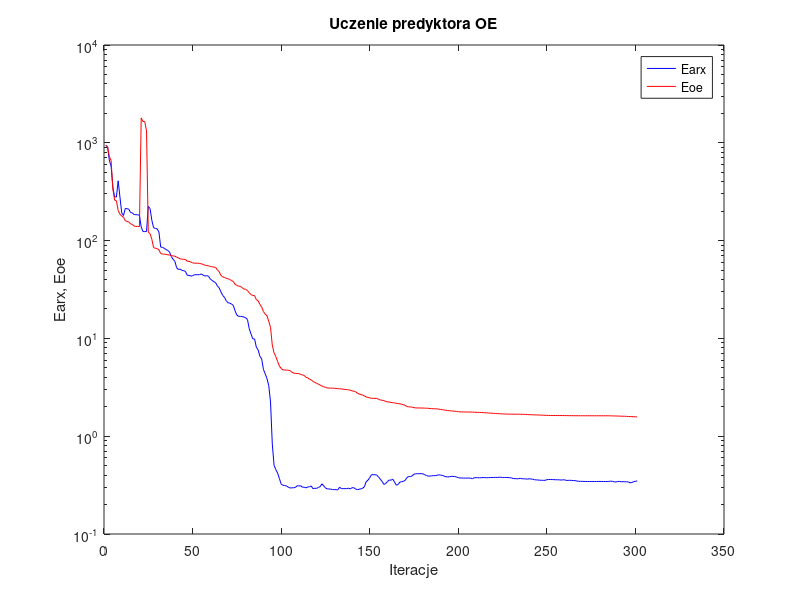
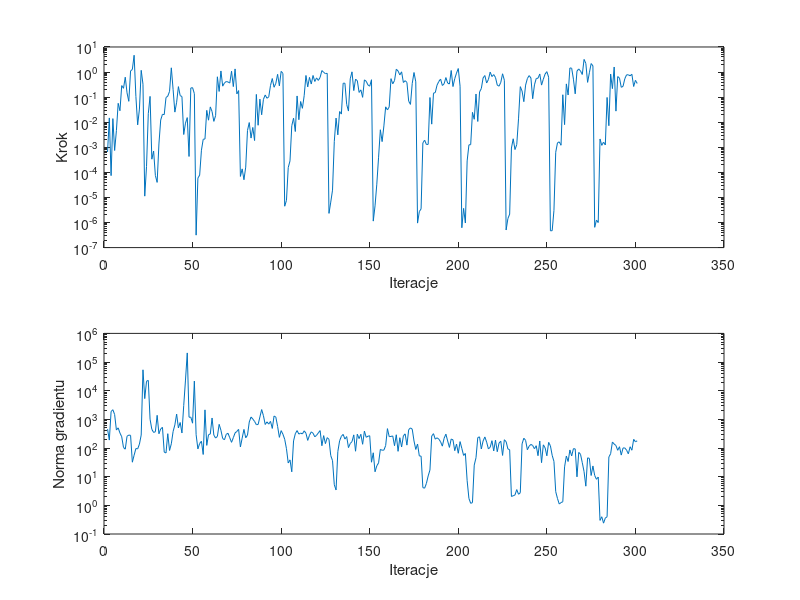

Reproduce these figures in MATLAB, in order.
%uczenie predyktora oe
clear all;
n=0; farx(n+1)=9.435079e+002; foe(n+1)=9.398271e+002; wspucz(n+1)=0.000000e+000; ng(n+1)=0.000000e+000;
%odnowa zmiennej metryki
n=1; farx(n+1)=9.093663e+002; foe(n+1)=9.138873e+002; krok(n+1)=6.492309e-004; ng(n+1)=4.561720e+002;
n=2; farx(n+1)=6.654213e+002; foe(n+1)=7.255055e+002; krok(n+1)=1.482896e-002; ng(n+1)=1.894926e+002;
n=3; farx(n+1)=5.779461e+002; foe(n+1)=6.592434e+002; krok(n+1)=7.411094e-005; ng(n+1)=1.867469e+003;
n=4; farx(n+1)=3.502046e+002; foe(n+1)=3.371429e+002; krok(n+1)=1.391254e-002; ng(n+1)=2.174315e+003;
n=5; farx(n+1)=2.798153e+002; foe(n+1)=2.589784e+002; krok(n+1)=7.452159e-004; ng(n+1)=1.472982e+003;
n=6; farx(n+1)=2.790232e+002; foe(n+1)=2.555677e+002; krok(n+1)=4.625835e-003; ng(n+1)=4.247633e+002;
n=7; farx(n+1)=4.086908e+002; foe(n+1)=2.026101e+002; krok(n+1)=5.670481e-002; ng(n+1)=5.062192e+002;
n=8; farx(n+1)=2.785135e+002; foe(n+1)=1.861718e+002; krok(n+1)=2.865057e-002; ng(n+1)=3.342011e+002;
n=9; farx(n+1)=1.926955e+002; foe(n+1)=1.783690e+002; krok(n+1)=2.886121e-001; ng(n+1)=2.471417e+002;
n=10; farx(n+1)=1.804323e+002; foe(n+1)=1.733636e+002; krok(n+1)=2.250273e-001; ng(n+1)=1.050356e+002;
n=11; farx(n+1)=2.130174e+002; foe(n+1)=1.598401e+002; krok(n+1)=6.239579e-001; ng(n+1)=9.125055e+001;
n=12; farx(n+1)=2.119901e+002; foe(n+1)=1.570405e+002; krok(n+1)=1.485472e-001; ng(n+1)=2.579736e+002;
n=13; farx(n+1)=2.094418e+002; foe(n+1)=1.550384e+002; krok(n+1)=6.813219e-002; ng(n+1)=2.829066e+002;
n=14; farx(n+1)=1.936757e+002; foe(n+1)=1.482514e+002; krok(n+1)=1.110032e+000; ng(n+1)=2.769499e+002;
n=15; farx(n+1)=1.921602e+002; foe(n+1)=1.459370e+002; krok(n+1)=1.270215e+000; ng(n+1)=3.200024e+001;
n=16; farx(n+1)=1.844591e+002; foe(n+1)=1.405323e+002; krok(n+1)=4.687498e+000; ng(n+1)=5.614615e+001;
n=17; farx(n+1)=1.841255e+002; foe(n+1)=1.399199e+002; krok(n+1)=1.067078e-001; ng(n+1)=9.624717e+001;
n=18; farx(n+1)=1.837361e+002; foe(n+1)=1.396045e+002; krok(n+1)=7.837498e-003; ng(n+1)=9.335690e+001;
n=19; farx(n+1)=1.816826e+002; foe(n+1)=1.388740e+002; krok(n+1)=3.345123e-002; ng(n+1)=1.370451e+002;
n=20; farx(n+1)=1.377039e+002; foe(n+1)=1.797189e+003; krok(n+1)=1.172112e+000; ng(n+1)=2.845637e+002;
n=21; farx(n+1)=1.236820e+002; foe(n+1)=1.650943e+003; krok(n+1)=3.272192e-001; ng(n+1)=5.362498e+004;
n=22; farx(n+1)=1.236648e+002; foe(n+1)=1.649474e+003; krok(n+1)=1.127096e-005; ng(n+1)=5.308618e+003;
n=23; farx(n+1)=1.238628e+002; foe(n+1)=1.321364e+003; krok(n+1)=1.714180e-004; ng(n+1)=2.146068e+004;
n=24; farx(n+1)=2.237892e+002; foe(n+1)=1.222920e+002; krok(n+1)=2.191235e-002; ng(n+1)=2.291184e+004;
n=25; farx(n+1)=2.128140e+002; foe(n+1)=1.176299e+002; krok(n+1)=1.071906e-001; ng(n+1)=1.012390e+003;
%odnowa zmiennej metryki
n=26; farx(n+1)=1.614447e+002; foe(n+1)=1.033722e+002; krok(n+1)=3.355212e-004; ng(n+1)=4.498556e+002;
n=27; farx(n+1)=1.352610e+002; foe(n+1)=8.482012e+001; krok(n+1)=7.075767e-004; ng(n+1)=3.499210e+002;
n=28; farx(n+1)=1.331300e+002; foe(n+1)=8.347941e+001; krok(n+1)=7.510726e-005; ng(n+1)=3.703114e+002;
n=29; farx(n+1)=1.320007e+002; foe(n+1)=8.294625e+001; krok(n+1)=3.982214e-005; ng(n+1)=1.385034e+003;
n=30; farx(n+1)=1.225814e+002; foe(n+1)=8.027684e+001; krok(n+1)=1.353531e-003; ng(n+1)=3.149485e+002;
n=31; farx(n+1)=8.584110e+001; foe(n+1)=7.381038e+001; krok(n+1)=1.219985e-002; ng(n+1)=4.630701e+002;
n=32; farx(n+1)=8.535335e+001; foe(n+1)=7.295138e+001; krok(n+1)=2.067140e-002; ng(n+1)=5.277351e+002;
n=33; farx(n+1)=8.354449e+001; foe(n+1)=7.260104e+001; krok(n+1)=2.008299e-002; ng(n+1)=7.200575e+001;
n=34; farx(n+1)=8.110154e+001; foe(n+1)=7.239286e+001; krok(n+1)=9.668121e-002; ng(n+1)=6.710621e+001;
n=35; farx(n+1)=7.921479e+001; foe(n+1)=7.153536e+001; krok(n+1)=1.093143e-001; ng(n+1)=3.166344e+002;
n=36; farx(n+1)=7.649573e+001; foe(n+1)=7.129340e+001; krok(n+1)=1.694093e-001; ng(n+1)=8.213942e+001;
n=37; farx(n+1)=6.859051e+001; foe(n+1)=7.032998e+001; krok(n+1)=1.476581e+000; ng(n+1)=1.405021e+002;
n=38; farx(n+1)=6.434388e+001; foe(n+1)=6.970692e+001; krok(n+1)=2.045255e-001; ng(n+1)=3.755594e+002;
n=39; farx(n+1)=6.149375e+001; foe(n+1)=6.929588e+001; krok(n+1)=2.527804e-002; ng(n+1)=6.409523e+002;
n=40; farx(n+1)=5.287203e+001; foe(n+1)=6.776261e+001; krok(n+1)=6.260022e-002; ng(n+1)=1.528593e+003;
n=41; farx(n+1)=5.065464e+001; foe(n+1)=6.659238e+001; krok(n+1)=2.624788e-001; ng(n+1)=5.025929e+002;
n=42; farx(n+1)=5.106884e+001; foe(n+1)=6.510341e+001; krok(n+1)=1.150658e-001; ng(n+1)=7.786176e+002;
n=43; farx(n+1)=4.964647e+001; foe(n+1)=6.456971e+001; krok(n+1)=1.056400e-001; ng(n+1)=3.350463e+002;
n=44; farx(n+1)=4.920847e+001; foe(n+1)=6.442880e+001; krok(n+1)=3.234251e-003; ng(n+1)=3.032961e+003;
n=45; farx(n+1)=4.835013e+001; foe(n+1)=6.410719e+001; krok(n+1)=9.206668e-003; ng(n+1)=2.354515e+004;
n=46; farx(n+1)=4.413294e+001; foe(n+1)=6.142135e+001; krok(n+1)=1.527445e-002; ng(n+1)=2.082827e+005;
n=47; farx(n+1)=4.411158e+001; foe(n+1)=6.141241e+001; krok(n+1)=4.302795e-004; ng(n+1)=1.189315e+003;
n=48; farx(n+1)=4.338184e+001; foe(n+1)=6.041010e+001; krok(n+1)=2.320583e-001; ng(n+1)=1.193374e+003;
n=49; farx(n+1)=4.367348e+001; foe(n+1)=5.926538e+001; krok(n+1)=2.385171e-001; ng(n+1)=7.358446e+002;
n=50; farx(n+1)=4.479591e+001; foe(n+1)=5.876638e+001; krok(n+1)=1.381465e-001; ng(n+1)=2.167052e+004;
%odnowa zmiennej metryki
n=51; farx(n+1)=4.479559e+001; foe(n+1)=5.876128e+001; krok(n+1)=3.136629e-007; ng(n+1)=2.919034e+002;
n=52; farx(n+1)=4.480525e+001; foe(n+1)=5.869148e+001; krok(n+1)=5.904045e-005; ng(n+1)=9.310671e+001;
n=53; farx(n+1)=4.477369e+001; foe(n+1)=5.838691e+001; krok(n+1)=7.782574e-005; ng(n+1)=1.444645e+002;
n=54; farx(n+1)=4.560526e+001; foe(n+1)=5.792681e+001; krok(n+1)=7.663457e-004; ng(n+1)=1.724059e+002;
n=55; farx(n+1)=4.427461e+001; foe(n+1)=5.693071e+001; krok(n+1)=2.080388e-003; ng(n+1)=5.954979e+001;
n=56; farx(n+1)=4.335374e+001; foe(n+1)=5.612554e+001; krok(n+1)=2.145173e-003; ng(n+1)=2.145630e+003;
n=57; farx(n+1)=4.384267e+001; foe(n+1)=5.543989e+001; krok(n+1)=2.972664e-002; ng(n+1)=1.237293e+002;
n=58; farx(n+1)=4.322694e+001; foe(n+1)=5.533027e+001; krok(n+1)=1.203834e-002; ng(n+1)=2.919099e+002;
n=59; farx(n+1)=4.048459e+001; foe(n+1)=5.433766e+001; krok(n+1)=4.078897e-002; ng(n+1)=3.079718e+002;
n=60; farx(n+1)=3.919397e+001; foe(n+1)=5.401673e+001; krok(n+1)=2.667694e-002; ng(n+1)=1.117417e+003;
n=61; farx(n+1)=3.801341e+001; foe(n+1)=5.356568e+001; krok(n+1)=1.080144e-002; ng(n+1)=2.820107e+002;
n=62; farx(n+1)=3.717124e+001; foe(n+1)=5.319045e+001; krok(n+1)=1.830045e-002; ng(n+1)=2.230147e+002;
n=63; farx(n+1)=3.438326e+001; foe(n+1)=5.024374e+001; krok(n+1)=6.480438e-001; ng(n+1)=2.538034e+002;
n=64; farx(n+1)=3.292096e+001; foe(n+1)=4.820720e+001; krok(n+1)=1.686145e-001; ng(n+1)=6.706643e+002;
n=65; farx(n+1)=2.990558e+001; foe(n+1)=4.411975e+001; krok(n+1)=1.106940e+000; ng(n+1)=4.181728e+002;
n=66; farx(n+1)=2.754891e+001; foe(n+1)=4.256220e+001; krok(n+1)=2.740921e-001; ng(n+1)=2.142141e+002;
n=67; farx(n+1)=2.630871e+001; foe(n+1)=4.201273e+001; krok(n+1)=3.691454e-001; ng(n+1)=1.944772e+002;
n=68; farx(n+1)=2.425507e+001; foe(n+1)=4.125321e+001; krok(n+1)=4.187571e-001; ng(n+1)=3.004964e+002;
n=69; farx(n+1)=2.315095e+001; foe(n+1)=4.070375e+001; krok(n+1)=4.033988e-001; ng(n+1)=3.274377e+002;
n=70; farx(n+1)=2.295389e+001; foe(n+1)=4.010918e+001; krok(n+1)=3.636509e-001; ng(n+1)=2.278383e+002;
n=71; farx(n+1)=2.244492e+001; foe(n+1)=3.885908e+001; krok(n+1)=1.080767e+000; ng(n+1)=1.580671e+002;
n=72; farx(n+1)=2.171995e+001; foe(n+1)=3.828418e+001; krok(n+1)=2.635881e-001; ng(n+1)=2.301507e+002;
n=73; farx(n+1)=1.911176e+001; foe(n+1)=3.572930e+001; krok(n+1)=1.334889e+000; ng(n+1)=3.364093e+002;
n=74; farx(n+1)=1.732695e+001; foe(n+1)=3.481852e+001; krok(n+1)=1.347860e-001; ng(n+1)=3.793875e+002;
n=75; farx(n+1)=1.680055e+001; foe(n+1)=3.419100e+001; krok(n+1)=1.827549e-001; ng(n+1)=4.469906e+002;
%odnowa zmiennej metryki
n=76; farx(n+1)=1.681264e+001; foe(n+1)=3.404080e+001; krok(n+1)=6.888194e-005; ng(n+1)=1.088816e+002;
n=77; farx(n+1)=1.671718e+001; foe(n+1)=3.298317e+001; krok(n+1)=1.377639e-004; ng(n+1)=2.227650e+002;
n=78; farx(n+1)=1.652730e+001; foe(n+1)=3.197040e+001; krok(n+1)=5.083014e-005; ng(n+1)=4.465274e+002;
n=79; farx(n+1)=1.624848e+001; foe(n+1)=3.175459e+001; krok(n+1)=1.614953e-004; ng(n+1)=2.275564e+002;
n=80; farx(n+1)=1.556438e+001; foe(n+1)=3.079282e+001; krok(n+1)=4.692985e-003; ng(n+1)=2.811638e+002;
n=81; farx(n+1)=1.253658e+001; foe(n+1)=2.922603e+001; krok(n+1)=9.690117e-003; ng(n+1)=8.093240e+002;
n=82; farx(n+1)=1.108268e+001; foe(n+1)=2.802257e+001; krok(n+1)=2.329278e-003; ng(n+1)=1.208157e+003;
n=83; farx(n+1)=9.900604e+000; foe(n+1)=2.746890e+001; krok(n+1)=6.192369e-003; ng(n+1)=1.026896e+003;
n=84; farx(n+1)=9.876522e+000; foe(n+1)=2.742174e+001; krok(n+1)=1.857915e-003; ng(n+1)=8.474656e+002;
n=85; farx(n+1)=8.131907e+000; foe(n+1)=2.492280e+001; krok(n+1)=1.284330e-001; ng(n+1)=6.546358e+002;
n=86; farx(n+1)=7.645994e+000; foe(n+1)=2.422923e+001; krok(n+1)=7.558357e-003; ng(n+1)=6.614039e+002;
n=87; farx(n+1)=6.552724e+000; foe(n+1)=2.225512e+001; krok(n+1)=8.343244e-002; ng(n+1)=1.210670e+003;
n=88; farx(n+1)=6.177686e+000; foe(n+1)=2.097037e+001; krok(n+1)=1.982701e-002; ng(n+1)=2.199530e+003;
n=89; farx(n+1)=4.823560e+000; foe(n+1)=1.881176e+001; krok(n+1)=8.191626e-002; ng(n+1)=1.342643e+003;
n=90; farx(n+1)=4.342115e+000; foe(n+1)=1.773613e+001; krok(n+1)=1.220399e-001; ng(n+1)=6.623890e+002;
n=91; farx(n+1)=3.884619e+000; foe(n+1)=1.702808e+001; krok(n+1)=9.004374e-002; ng(n+1)=8.194531e+002;
n=92; farx(n+1)=3.303055e+000; foe(n+1)=1.497070e+001; krok(n+1)=1.028050e-001; ng(n+1)=6.828692e+002;
n=93; farx(n+1)=2.240792e+000; foe(n+1)=1.298424e+001; krok(n+1)=2.953927e-001; ng(n+1)=8.517713e+002;
n=94; farx(n+1)=8.329789e-001; foe(n+1)=8.554959e+000; krok(n+1)=5.520515e-001; ng(n+1)=4.826922e+002;
n=95; farx(n+1)=5.039854e-001; foe(n+1)=7.099126e+000; krok(n+1)=2.477256e-001; ng(n+1)=1.311556e+003;
n=96; farx(n+1)=4.556628e-001; foe(n+1)=6.507747e+000; krok(n+1)=3.556863e-001; ng(n+1)=1.195697e+003;
n=97; farx(n+1)=4.204144e-001; foe(n+1)=5.816940e+000; krok(n+1)=8.131859e-001; ng(n+1)=5.697589e+002;
n=98; farx(n+1)=3.695341e-001; foe(n+1)=5.215805e+000; krok(n+1)=2.818076e-001; ng(n+1)=2.357491e+002;
n=99; farx(n+1)=3.248451e-001; foe(n+1)=4.936319e+000; krok(n+1)=1.065517e+000; ng(n+1)=4.047984e+002;
n=100; farx(n+1)=3.150513e-001; foe(n+1)=4.767833e+000; krok(n+1)=8.885059e-001; ng(n+1)=3.035547e+002;
%odnowa zmiennej metryki
n=101; farx(n+1)=3.133907e-001; foe(n+1)=4.751832e+000; krok(n+1)=4.466032e-006; ng(n+1)=2.027035e+002;
n=102; farx(n+1)=3.098311e-001; foe(n+1)=4.745132e+000; krok(n+1)=7.638196e-006; ng(n+1)=9.492956e+001;
n=103; farx(n+1)=3.014735e-001; foe(n+1)=4.726635e+000; krok(n+1)=1.554679e-004; ng(n+1)=3.007939e+001;
n=104; farx(n+1)=2.953907e-001; foe(n+1)=4.688263e+000; krok(n+1)=2.867210e-004; ng(n+1)=3.859125e+001;
n=105; farx(n+1)=2.966570e-001; foe(n+1)=4.531344e+000; krok(n+1)=7.242402e-003; ng(n+1)=1.481370e+001;
n=106; farx(n+1)=2.971221e-001; foe(n+1)=4.404551e+000; krok(n+1)=1.448480e-002; ng(n+1)=1.772320e+002;
n=107; farx(n+1)=2.990679e-001; foe(n+1)=4.394627e+000; krok(n+1)=4.259233e-003; ng(n+1)=3.154526e+002;
n=108; farx(n+1)=3.114242e-001; foe(n+1)=4.375994e+000; krok(n+1)=1.115271e-001; ng(n+1)=4.063367e+002;
n=109; farx(n+1)=3.096528e-001; foe(n+1)=4.369443e+000; krok(n+1)=1.258748e-002; ng(n+1)=3.058872e+002;
n=110; farx(n+1)=3.119599e-001; foe(n+1)=4.278041e+000; krok(n+1)=6.700045e-002; ng(n+1)=3.326274e+002;
n=111; farx(n+1)=3.011334e-001; foe(n+1)=4.237007e+000; krok(n+1)=3.582758e-002; ng(n+1)=3.104202e+002;
n=112; farx(n+1)=3.010707e-001; foe(n+1)=4.181960e+000; krok(n+1)=1.143175e-001; ng(n+1)=3.984829e+002;
n=113; farx(n+1)=2.964134e-001; foe(n+1)=4.007798e+000; krok(n+1)=7.310195e-001; ng(n+1)=3.275137e+002;
n=114; farx(n+1)=3.023880e-001; foe(n+1)=3.957197e+000; krok(n+1)=2.561578e-001; ng(n+1)=1.846711e+002;
n=115; farx(n+1)=3.044164e-001; foe(n+1)=3.829951e+000; krok(n+1)=6.133895e-001; ng(n+1)=2.781059e+002;
n=116; farx(n+1)=3.093681e-001; foe(n+1)=3.760069e+000; krok(n+1)=3.328440e-001; ng(n+1)=3.668170e+002;
n=117; farx(n+1)=2.904651e-001; foe(n+1)=3.630223e+000; krok(n+1)=7.310195e-001; ng(n+1)=3.285669e+002;
n=118; farx(n+1)=2.940198e-001; foe(n+1)=3.541318e+000; krok(n+1)=4.213257e-001; ng(n+1)=2.465037e+002;
n=119; farx(n+1)=2.923067e-001; foe(n+1)=3.472394e+000; krok(n+1)=5.853717e-001; ng(n+1)=2.783775e+002;
n=120; farx(n+1)=2.999013e-001; foe(n+1)=3.408212e+000; krok(n+1)=4.641165e-001; ng(n+1)=3.375317e+002;
n=121; farx(n+1)=3.042983e-001; foe(n+1)=3.338086e+000; krok(n+1)=6.137814e-001; ng(n+1)=4.056745e+002;
n=122; farx(n+1)=3.258676e-001; foe(n+1)=3.257066e+000; krok(n+1)=1.147298e+000; ng(n+1)=1.202638e+002;
n=123; farx(n+1)=3.113537e-001; foe(n+1)=3.206403e+000; krok(n+1)=9.744898e-001; ng(n+1)=2.706824e+002;
n=124; farx(n+1)=2.959768e-001; foe(n+1)=3.158914e+000; krok(n+1)=8.642640e-001; ng(n+1)=1.425386e+002;
n=125; farx(n+1)=2.894531e-001; foe(n+1)=3.113900e+000; krok(n+1)=8.922169e-001; ng(n+1)=2.306186e+002;
%odnowa zmiennej metryki
n=126; farx(n+1)=2.885391e-001; foe(n+1)=3.103753e+000; krok(n+1)=2.313678e-006; ng(n+1)=2.018124e+002;
n=127; farx(n+1)=2.877649e-001; foe(n+1)=3.101563e+000; krok(n+1)=6.505235e-006; ng(n+1)=5.460933e+001;
n=128; farx(n+1)=2.847694e-001; foe(n+1)=3.097844e+000; krok(n+1)=1.954543e-005; ng(n+1)=3.631680e+001;
n=129; farx(n+1)=2.844262e-001; foe(n+1)=3.092667e+000; krok(n+1)=1.700633e-003; ng(n+1)=5.228593e+000;
n=130; farx(n+1)=2.838757e-001; foe(n+1)=3.072662e+000; krok(n+1)=1.462925e-002; ng(n+1)=3.439921e+000;
n=131; farx(n+1)=2.830187e-001; foe(n+1)=3.062078e+000; krok(n+1)=3.128460e-003; ng(n+1)=7.517971e+001;
n=132; farx(n+1)=3.014778e-001; foe(n+1)=3.054754e+000; krok(n+1)=2.667694e-002; ng(n+1)=1.787024e+002;
n=133; farx(n+1)=2.905667e-001; foe(n+1)=3.049567e+000; krok(n+1)=2.107682e-002; ng(n+1)=2.562408e+002;
n=134; farx(n+1)=2.911390e-001; foe(n+1)=3.024232e+000; krok(n+1)=3.589327e-001; ng(n+1)=2.992362e+002;
n=135; farx(n+1)=2.913010e-001; foe(n+1)=3.006989e+000; krok(n+1)=3.589327e-001; ng(n+1)=2.054256e+002;
n=136; farx(n+1)=2.903399e-001; foe(n+1)=2.994297e+000; krok(n+1)=5.104106e-002; ng(n+1)=2.516652e+002;
n=137; farx(n+1)=2.945471e-001; foe(n+1)=2.980716e+000; krok(n+1)=2.785422e-002; ng(n+1)=1.035309e+002;
n=138; farx(n+1)=2.893290e-001; foe(n+1)=2.960802e+000; krok(n+1)=5.403833e-001; ng(n+1)=1.435766e+002;
n=139; farx(n+1)=2.974225e-001; foe(n+1)=2.907508e+000; krok(n+1)=1.021441e+000; ng(n+1)=1.680004e+002;
n=140; farx(n+1)=2.971202e-001; foe(n+1)=2.888555e+000; krok(n+1)=1.827549e-001; ng(n+1)=2.877217e+002;
n=141; farx(n+1)=2.894478e-001; foe(n+1)=2.853211e+000; krok(n+1)=5.203615e-001; ng(n+1)=7.737094e+001;
n=142; farx(n+1)=2.831745e-001; foe(n+1)=2.749331e+000; krok(n+1)=4.536903e-001; ng(n+1)=3.039211e+002;
n=143; farx(n+1)=2.872081e-001; foe(n+1)=2.708149e+000; krok(n+1)=1.540951e-001; ng(n+1)=2.133572e+002;
n=144; farx(n+1)=2.893139e-001; foe(n+1)=2.661107e+000; krok(n+1)=1.945981e-001; ng(n+1)=3.019099e+002;
n=145; farx(n+1)=2.934887e-001; foe(n+1)=2.641558e+000; krok(n+1)=9.809225e-002; ng(n+1)=1.352069e+002;
n=146; farx(n+1)=3.047518e-001; foe(n+1)=2.580555e+000; krok(n+1)=4.881595e-001; ng(n+1)=3.898522e+002;
n=147; farx(n+1)=3.423241e-001; foe(n+1)=2.525450e+000; krok(n+1)=4.306047e-001; ng(n+1)=2.368694e+002;
n=148; farx(n+1)=3.548640e-001; foe(n+1)=2.488469e+000; krok(n+1)=3.068907e-001; ng(n+1)=2.574321e+002;
n=149; farx(n+1)=3.764671e-001; foe(n+1)=2.468779e+000; krok(n+1)=2.725909e-001; ng(n+1)=2.684588e+002;
n=150; farx(n+1)=4.040158e-001; foe(n+1)=2.439588e+000; krok(n+1)=4.954132e-001; ng(n+1)=3.200479e+001;
%odnowa zmiennej metryki
n=151; farx(n+1)=4.038250e-001; foe(n+1)=2.438634e+000; krok(n+1)=1.138748e-006; ng(n+1)=6.827553e+001;
n=152; farx(n+1)=4.035433e-001; foe(n+1)=2.438445e+000; krok(n+1)=4.618605e-006; ng(n+1)=1.484672e+001;
n=153; farx(n+1)=4.003612e-001; foe(n+1)=2.435846e+000; krok(n+1)=3.378344e-005; ng(n+1)=2.395710e+001;
n=154; farx(n+1)=3.820557e-001; foe(n+1)=2.381387e+000; krok(n+1)=4.029366e-004; ng(n+1)=3.032453e+001;
n=155; farx(n+1)=3.633432e-001; foe(n+1)=2.349176e+000; krok(n+1)=5.003630e-003; ng(n+1)=8.954906e+001;
n=156; farx(n+1)=3.445044e-001; foe(n+1)=2.328716e+000; krok(n+1)=1.683682e-003; ng(n+1)=8.374009e+001;
n=157; farx(n+1)=3.212717e-001; foe(n+1)=2.312958e+000; krok(n+1)=7.117955e-003; ng(n+1)=8.454847e+001;
n=158; farx(n+1)=3.285287e-001; foe(n+1)=2.266398e+000; krok(n+1)=4.102628e-002; ng(n+1)=1.220036e+002;
n=159; farx(n+1)=3.429034e-001; foe(n+1)=2.243885e+000; krok(n+1)=3.081734e-002; ng(n+1)=4.752902e+002;
n=160; farx(n+1)=3.567996e-001; foe(n+1)=2.239262e+000; krok(n+1)=4.086147e-002; ng(n+1)=2.495051e+002;
n=161; farx(n+1)=3.547741e-001; foe(n+1)=2.215529e+000; krok(n+1)=5.461800e-001; ng(n+1)=2.537814e+002;
n=162; farx(n+1)=3.637841e-001; foe(n+1)=2.203743e+000; krok(n+1)=3.403631e-001; ng(n+1)=2.643317e+002;
n=163; farx(n+1)=3.402683e-001; foe(n+1)=2.187570e+000; krok(n+1)=4.577617e-001; ng(n+1)=1.205102e+002;
n=164; farx(n+1)=3.154205e-001; foe(n+1)=2.170390e+000; krok(n+1)=1.296088e+000; ng(n+1)=2.902059e+002;
n=165; farx(n+1)=3.207706e-001; foe(n+1)=2.157863e+000; krok(n+1)=1.104103e+000; ng(n+1)=7.674694e+001;
n=166; farx(n+1)=3.391259e-001; foe(n+1)=2.141774e+000; krok(n+1)=7.676757e-001; ng(n+1)=2.294443e+002;
n=167; farx(n+1)=3.424223e-001; foe(n+1)=2.125525e+000; krok(n+1)=1.021678e+000; ng(n+1)=1.086798e+002;
n=168; farx(n+1)=3.460794e-001; foe(n+1)=2.099588e+000; krok(n+1)=3.839848e-001; ng(n+1)=2.652183e+002;
n=169; farx(n+1)=3.531858e-001; foe(n+1)=2.070961e+000; krok(n+1)=4.536903e-001; ng(n+1)=3.123257e+002;
n=170; farx(n+1)=3.773957e-001; foe(n+1)=2.007840e+000; krok(n+1)=3.867248e-001; ng(n+1)=1.262569e+002;
n=171; farx(n+1)=3.878392e-001; foe(n+1)=1.996244e+000; krok(n+1)=6.900644e-002; ng(n+1)=4.378475e+002;
n=172; farx(n+1)=3.856021e-001; foe(n+1)=1.992025e+000; krok(n+1)=5.135894e-002; ng(n+1)=5.037054e+002;
n=173; farx(n+1)=3.940396e-001; foe(n+1)=1.980933e+000; krok(n+1)=3.510640e-001; ng(n+1)=4.554600e+002;
n=174; farx(n+1)=4.086663e-001; foe(n+1)=1.957635e+000; krok(n+1)=9.595898e-001; ng(n+1)=1.766982e+002;
n=175; farx(n+1)=4.133329e-001; foe(n+1)=1.946526e+000; krok(n+1)=4.079802e-001; ng(n+1)=8.925254e+001;
%odnowa zmiennej metryki
n=176; farx(n+1)=4.133398e-001; foe(n+1)=1.944648e+000; krok(n+1)=9.483048e-007; ng(n+1)=1.379548e+002;
n=177; farx(n+1)=4.137057e-001; foe(n+1)=1.943962e+000; krok(n+1)=2.723881e-006; ng(n+1)=5.290813e+001;
n=178; farx(n+1)=4.147301e-001; foe(n+1)=1.942795e+000; krok(n+1)=3.498628e-006; ng(n+1)=5.216675e+001;
n=179; farx(n+1)=4.123460e-001; foe(n+1)=1.940174e+000; krok(n+1)=1.495426e-003; ng(n+1)=4.145951e+000;
n=180; farx(n+1)=4.048199e-001; foe(n+1)=1.936239e+000; krok(n+1)=1.924424e-003; ng(n+1)=3.973317e+000;
n=181; farx(n+1)=3.955649e-001; foe(n+1)=1.933199e+000; krok(n+1)=1.291963e-003; ng(n+1)=5.829655e+000;
n=182; farx(n+1)=3.912158e-001; foe(n+1)=1.931204e+000; krok(n+1)=1.303603e-003; ng(n+1)=1.064418e+001;
n=183; farx(n+1)=3.904510e-001; foe(n+1)=1.916620e+000; krok(n+1)=9.668121e-002; ng(n+1)=1.705256e+001;
n=184; farx(n+1)=3.938894e-001; foe(n+1)=1.914060e+000; krok(n+1)=8.378898e-003; ng(n+1)=2.627224e+002;
n=185; farx(n+1)=3.949918e-001; foe(n+1)=1.908466e+000; krok(n+1)=1.440814e-001; ng(n+1)=3.169875e+002;
n=186; farx(n+1)=3.948767e-001; foe(n+1)=1.905469e+000; krok(n+1)=1.517528e-001; ng(n+1)=2.039509e+002;
n=187; farx(n+1)=3.988322e-001; foe(n+1)=1.901973e+000; krok(n+1)=3.003510e-001; ng(n+1)=2.279165e+002;
n=188; farx(n+1)=4.028947e-001; foe(n+1)=1.888210e+000; krok(n+1)=4.206609e-001; ng(n+1)=2.042189e+002;
n=189; farx(n+1)=4.003392e-001; foe(n+1)=1.879026e+000; krok(n+1)=5.250759e-001; ng(n+1)=1.656912e+002;
n=190; farx(n+1)=3.969548e-001; foe(n+1)=1.868531e+000; krok(n+1)=2.912288e-001; ng(n+1)=1.163302e+002;
n=191; farx(n+1)=3.914197e-001; foe(n+1)=1.855947e+000; krok(n+1)=3.421659e-001; ng(n+1)=2.191682e+002;
n=192; farx(n+1)=3.843928e-001; foe(n+1)=1.842059e+000; krok(n+1)=6.026971e-001; ng(n+1)=3.048822e+002;
n=193; farx(n+1)=3.834767e-001; foe(n+1)=1.827118e+000; krok(n+1)=3.635836e-001; ng(n+1)=1.766743e+002;
n=194; farx(n+1)=3.848637e-001; foe(n+1)=1.823292e+000; krok(n+1)=3.337224e-001; ng(n+1)=1.050448e+002;
n=195; farx(n+1)=3.889714e-001; foe(n+1)=1.812956e+000; krok(n+1)=1.155850e+000; ng(n+1)=2.069570e+002;
n=196; farx(n+1)=3.878986e-001; foe(n+1)=1.808104e+000; krok(n+1)=2.640676e-001; ng(n+1)=1.926829e+002;
n=197; farx(n+1)=3.878193e-001; foe(n+1)=1.800846e+000; krok(n+1)=5.458698e-001; ng(n+1)=8.090915e+001;
n=198; farx(n+1)=3.824192e-001; foe(n+1)=1.792058e+000; krok(n+1)=9.094531e-001; ng(n+1)=1.374841e+002;
n=199; farx(n+1)=3.764480e-001; foe(n+1)=1.782616e+000; krok(n+1)=1.382584e+000; ng(n+1)=6.564448e+001;
n=200; farx(n+1)=3.739210e-001; foe(n+1)=1.771571e+000; krok(n+1)=2.725909e-001; ng(n+1)=1.674715e+002;
%odnowa zmiennej metryki
n=201; farx(n+1)=3.737735e-001; foe(n+1)=1.770810e+000; krok(n+1)=6.180228e-007; ng(n+1)=9.690966e+001;
n=202; farx(n+1)=3.730030e-001; foe(n+1)=1.769321e+000; krok(n+1)=3.668064e-006; ng(n+1)=5.526604e+001;
n=203; farx(n+1)=3.727493e-001; foe(n+1)=1.768914e+000; krok(n+1)=9.550786e-007; ng(n+1)=6.445473e+001;
n=204; farx(n+1)=3.734031e-001; foe(n+1)=1.766845e+000; krok(n+1)=2.866652e-004; ng(n+1)=7.234529e+000;
n=205; farx(n+1)=3.728880e-001; foe(n+1)=1.766443e+000; krok(n+1)=1.250908e-003; ng(n+1)=1.739928e+000;
n=206; farx(n+1)=3.730008e-001; foe(n+1)=1.766234e+000; krok(n+1)=1.273916e-003; ng(n+1)=1.176901e+000;
n=207; farx(n+1)=3.673576e-001; foe(n+1)=1.761991e+000; krok(n+1)=2.476948e-002; ng(n+1)=1.246242e+000;
n=208; farx(n+1)=3.761425e-001; foe(n+1)=1.759109e+000; krok(n+1)=1.309024e-002; ng(n+1)=2.536603e+001;
n=209; farx(n+1)=3.767081e-001; foe(n+1)=1.753002e+000; krok(n+1)=1.331896e-001; ng(n+1)=4.590884e+001;
n=210; farx(n+1)=3.763806e-001; foe(n+1)=1.752776e+000; krok(n+1)=1.071441e-002; ng(n+1)=2.313460e+002;
n=211; farx(n+1)=3.757481e-001; foe(n+1)=1.749891e+000; krok(n+1)=1.607063e-001; ng(n+1)=2.452739e+002;
n=212; farx(n+1)=3.763081e-001; foe(n+1)=1.748170e+000; krok(n+1)=2.192961e-001; ng(n+1)=9.281788e+001;
n=213; farx(n+1)=3.782668e-001; foe(n+1)=1.742424e+000; krok(n+1)=5.841487e-001; ng(n+1)=1.756123e+002;
n=214; farx(n+1)=3.772129e-001; foe(n+1)=1.736809e+000; krok(n+1)=7.273018e-001; ng(n+1)=2.436762e+002;
n=215; farx(n+1)=3.760053e-001; foe(n+1)=1.732131e+000; krok(n+1)=3.655097e-001; ng(n+1)=1.609960e+002;
n=216; farx(n+1)=3.765559e-001; foe(n+1)=1.727505e+000; krok(n+1)=5.045340e-001; ng(n+1)=9.322717e+001;
n=217; farx(n+1)=3.777827e-001; foe(n+1)=1.721937e+000; krok(n+1)=9.955525e-001; ng(n+1)=1.064539e+002;
n=218; farx(n+1)=3.786759e-001; foe(n+1)=1.717563e+000; krok(n+1)=6.614848e-001; ng(n+1)=1.804831e+002;
n=219; farx(n+1)=3.781354e-001; foe(n+1)=1.712760e+000; krok(n+1)=7.926233e-001; ng(n+1)=7.935472e+001;
n=220; farx(n+1)=3.799048e-001; foe(n+1)=1.706110e+000; krok(n+1)=6.088496e-001; ng(n+1)=1.891167e+002;
n=221; farx(n+1)=3.784196e-001; foe(n+1)=1.702633e+000; krok(n+1)=3.015923e-001; ng(n+1)=7.444013e+001;
n=222; farx(n+1)=3.806015e-001; foe(n+1)=1.698704e+000; krok(n+1)=2.730900e-001; ng(n+1)=1.486736e+002;
n=223; farx(n+1)=3.807440e-001; foe(n+1)=1.694514e+000; krok(n+1)=3.904377e-001; ng(n+1)=1.723783e+002;
n=224; farx(n+1)=3.778668e-001; foe(n+1)=1.690898e+000; krok(n+1)=8.536620e-001; ng(n+1)=5.517068e+001;
n=225; farx(n+1)=3.786262e-001; foe(n+1)=1.686213e+000; krok(n+1)=4.726961e-001; ng(n+1)=1.946477e+002;
%odnowa zmiennej metryki
n=226; farx(n+1)=3.784219e-001; foe(n+1)=1.684339e+000; krok(n+1)=5.036690e-007; ng(n+1)=1.667326e+002;
n=227; farx(n+1)=3.778408e-001; foe(n+1)=1.683103e+000; krok(n+1)=1.432961e-006; ng(n+1)=9.309499e+001;
n=228; farx(n+1)=3.765128e-001; foe(n+1)=1.681114e+000; krok(n+1)=2.162006e-006; ng(n+1)=8.735591e+001;
n=229; farx(n+1)=3.746254e-001; foe(n+1)=1.680447e+000; krok(n+1)=9.349870e-004; ng(n+1)=2.041595e+000;
n=230; farx(n+1)=3.693084e-001; foe(n+1)=1.679090e+000; krok(n+1)=2.186130e-003; ng(n+1)=2.163695e+000;
n=231; farx(n+1)=3.682509e-001; foe(n+1)=1.678603e+000; krok(n+1)=8.132823e-004; ng(n+1)=2.300799e+000;
n=232; farx(n+1)=3.671807e-001; foe(n+1)=1.678361e+000; krok(n+1)=1.276921e-003; ng(n+1)=3.546162e+000;
n=233; farx(n+1)=3.671404e-001; foe(n+1)=1.678284e+000; krok(n+1)=1.360047e-002; ng(n+1)=2.434046e+000;
n=234; farx(n+1)=3.713189e-001; foe(n+1)=1.675501e+000; krok(n+1)=2.617405e-001; ng(n+1)=2.758647e+000;
n=235; farx(n+1)=3.672981e-001; foe(n+1)=1.674074e+000; krok(n+1)=1.746541e-001; ng(n+1)=1.399012e+002;
n=236; farx(n+1)=3.669000e-001; foe(n+1)=1.673042e+000; krok(n+1)=6.601690e-002; ng(n+1)=2.198391e+002;
n=237; farx(n+1)=3.659301e-001; foe(n+1)=1.668761e+000; krok(n+1)=3.025518e-001; ng(n+1)=1.851196e+002;
n=238; farx(n+1)=3.635984e-001; foe(n+1)=1.666435e+000; krok(n+1)=5.520515e-001; ng(n+1)=8.720101e+001;
n=239; farx(n+1)=3.676047e-001; foe(n+1)=1.659743e+000; krok(n+1)=7.228765e-001; ng(n+1)=1.159615e+002;
n=240; farx(n+1)=3.648604e-001; foe(n+1)=1.657483e+000; krok(n+1)=5.824576e-001; ng(n+1)=1.340186e+002;
n=241; farx(n+1)=3.635028e-001; foe(n+1)=1.656477e+000; krok(n+1)=8.641149e-002; ng(n+1)=1.223167e+002;
n=242; farx(n+1)=3.588505e-001; foe(n+1)=1.651623e+000; krok(n+1)=3.091610e-001; ng(n+1)=9.454322e+001;
n=243; farx(n+1)=3.575493e-001; foe(n+1)=1.650015e+000; krok(n+1)=5.548341e-001; ng(n+1)=1.203716e+002;
n=244; farx(n+1)=3.565481e-001; foe(n+1)=1.648290e+000; krok(n+1)=5.673929e-001; ng(n+1)=5.396273e+001;
n=245; farx(n+1)=3.546073e-001; foe(n+1)=1.644430e+000; krok(n+1)=8.391318e-001; ng(n+1)=1.760634e+002;
n=246; farx(n+1)=3.545532e-001; foe(n+1)=1.641159e+000; krok(n+1)=3.020544e-001; ng(n+1)=3.088011e+001;
n=247; farx(n+1)=3.536646e-001; foe(n+1)=1.638707e+000; krok(n+1)=5.181392e-001; ng(n+1)=1.291092e+002;
n=248; farx(n+1)=3.537888e-001; foe(n+1)=1.636017e+000; krok(n+1)=8.295027e-001; ng(n+1)=1.023674e+002;
n=249; farx(n+1)=3.594749e-001; foe(n+1)=1.632277e+000; krok(n+1)=1.040723e+000; ng(n+1)=5.354063e+001;
n=250; farx(n+1)=3.607136e-001; foe(n+1)=1.629735e+000; krok(n+1)=6.239579e-001; ng(n+1)=1.572621e+002;
%odnowa zmiennej metryki
n=251; farx(n+1)=3.606026e-001; foe(n+1)=1.628555e+000; krok(n+1)=4.669847e-007; ng(n+1)=1.199965e+002;
n=252; farx(n+1)=3.604896e-001; foe(n+1)=1.628322e+000; krok(n+1)=4.724990e-007; ng(n+1)=5.571489e+001;
n=253; farx(n+1)=3.596785e-001; foe(n+1)=1.627687e+000; krok(n+1)=3.043469e-006; ng(n+1)=3.403280e+001;
n=254; farx(n+1)=3.584141e-001; foe(n+1)=1.627185e+000; krok(n+1)=6.326141e-004; ng(n+1)=3.006219e+000;
n=255; farx(n+1)=3.586742e-001; foe(n+1)=1.626886e+000; krok(n+1)=1.513410e-003; ng(n+1)=1.728671e+000;
n=256; farx(n+1)=3.579584e-001; foe(n+1)=1.626740e+000; krok(n+1)=1.643206e-003; ng(n+1)=1.111842e+000;
n=257; farx(n+1)=3.559836e-001; foe(n+1)=1.626528e+000; krok(n+1)=1.204607e-003; ng(n+1)=1.251944e+000;
n=258; farx(n+1)=3.577665e-001; foe(n+1)=1.625826e+000; krok(n+1)=1.245141e-001; ng(n+1)=1.334152e+000;
n=259; farx(n+1)=3.586818e-001; foe(n+1)=1.625205e+000; krok(n+1)=8.004930e-003; ng(n+1)=2.200812e+001;
n=260; farx(n+1)=3.529315e-001; foe(n+1)=1.624136e+000; krok(n+1)=3.372291e-001; ng(n+1)=5.257555e+001;
n=261; farx(n+1)=3.534360e-001; foe(n+1)=1.623527e+000; krok(n+1)=1.218112e-001; ng(n+1)=3.387923e+001;
n=262; farx(n+1)=3.542166e-001; foe(n+1)=1.622068e+000; krok(n+1)=1.462039e+000; ng(n+1)=8.583313e+001;
n=263; farx(n+1)=3.529119e-001; foe(n+1)=1.621106e+000; krok(n+1)=1.422745e+000; ng(n+1)=5.295382e+001;
n=264; farx(n+1)=3.520491e-001; foe(n+1)=1.620419e+000; krok(n+1)=5.203615e-001; ng(n+1)=9.504314e+001;
n=265; farx(n+1)=3.515150e-001; foe(n+1)=1.619981e+000; krok(n+1)=1.355729e-001; ng(n+1)=9.325170e+001;
n=266; farx(n+1)=3.478639e-001; foe(n+1)=1.619367e+000; krok(n+1)=1.092360e+000; ng(n+1)=9.882540e+000;
n=267; farx(n+1)=3.455272e-001; foe(n+1)=1.618935e+000; krok(n+1)=1.333102e+000; ng(n+1)=7.032716e+001;
n=268; farx(n+1)=3.453361e-001; foe(n+1)=1.618630e+000; krok(n+1)=1.098329e+000; ng(n+1)=6.041151e+001;
n=269; farx(n+1)=3.456011e-001; foe(n+1)=1.618532e+000; krok(n+1)=8.008859e-001; ng(n+1)=3.073443e+001;
n=270; farx(n+1)=3.443707e-001; foe(n+1)=1.618426e+000; krok(n+1)=3.197073e+000; ng(n+1)=1.499710e+001;
n=271; farx(n+1)=3.444947e-001; foe(n+1)=1.618283e+000; krok(n+1)=2.219336e+000; ng(n+1)=4.666360e+000;
n=272; farx(n+1)=3.443226e-001; foe(n+1)=1.618232e+000; krok(n+1)=3.881773e-001; ng(n+1)=4.545547e+001;
n=273; farx(n+1)=3.444607e-001; foe(n+1)=1.618099e+000; krok(n+1)=9.372047e-001; ng(n+1)=4.358650e+001;
n=274; farx(n+1)=3.440182e-001; foe(n+1)=1.617945e+000; krok(n+1)=2.184510e+000; ng(n+1)=1.100194e+001;
n=275; farx(n+1)=3.443175e-001; foe(n+1)=1.617769e+000; krok(n+1)=1.764637e+000; ng(n+1)=2.370308e+001;
%odnowa zmiennej metryki
n=276; farx(n+1)=3.443395e-001; foe(n+1)=1.617761e+000; krok(n+1)=6.432245e-007; ng(n+1)=1.102065e+001;
n=277; farx(n+1)=3.444072e-001; foe(n+1)=1.617748e+000; krok(n+1)=1.253381e-006; ng(n+1)=8.114330e+000;
n=278; farx(n+1)=3.444853e-001; foe(n+1)=1.617737e+000; krok(n+1)=9.978942e-007; ng(n+1)=9.730293e+000;
n=279; farx(n+1)=3.446295e-001; foe(n+1)=1.617717e+000; krok(n+1)=2.144917e-003; ng(n+1)=2.982847e-001;
n=280; farx(n+1)=3.445076e-001; foe(n+1)=1.617696e+000; krok(n+1)=1.193235e-003; ng(n+1)=4.003678e-001;
n=281; farx(n+1)=3.442570e-001; foe(n+1)=1.617683e+000; krok(n+1)=1.611746e-003; ng(n+1)=2.390422e-001;
n=282; farx(n+1)=3.442178e-001; foe(n+1)=1.617670e+000; krok(n+1)=1.234892e-003; ng(n+1)=3.598674e-001;
n=283; farx(n+1)=3.437328e-001; foe(n+1)=1.616865e+000; krok(n+1)=9.714883e-002; ng(n+1)=3.985516e-001;
n=284; farx(n+1)=3.449088e-001; foe(n+1)=1.616780e+000; krok(n+1)=7.251821e-003; ng(n+1)=4.878290e+001;
n=285; farx(n+1)=3.473725e-001; foe(n+1)=1.615601e+000; krok(n+1)=8.328011e-001; ng(n+1)=6.311818e+001;
n=286; farx(n+1)=3.454097e-001; foe(n+1)=1.614368e+000; krok(n+1)=2.182112e-001; ng(n+1)=1.622108e+002;
n=287; farx(n+1)=3.418655e-001; foe(n+1)=1.610464e+000; krok(n+1)=1.591497e+000; ng(n+1)=1.379257e+002;
n=288; farx(n+1)=3.399108e-001; foe(n+1)=1.609864e+000; krok(n+1)=2.768235e-002; ng(n+1)=1.221658e+002;
n=289; farx(n+1)=3.447822e-001; foe(n+1)=1.607305e+000; krok(n+1)=6.614848e-001; ng(n+1)=8.332469e+001;
n=290; farx(n+1)=3.447884e-001; foe(n+1)=1.604097e+000; krok(n+1)=5.738785e-001; ng(n+1)=1.110670e+002;
n=291; farx(n+1)=3.423651e-001; foe(n+1)=1.602119e+000; krok(n+1)=2.464885e-001; ng(n+1)=5.672959e+001;
n=292; farx(n+1)=3.428169e-001; foe(n+1)=1.600400e+000; krok(n+1)=2.695720e-001; ng(n+1)=1.002712e+002;
n=293; farx(n+1)=3.422581e-001; foe(n+1)=1.598475e+000; krok(n+1)=5.421555e-001; ng(n+1)=1.008851e+002;
n=294; farx(n+1)=3.423515e-001; foe(n+1)=1.594903e+000; krok(n+1)=7.763546e-001; ng(n+1)=8.418475e+001;
n=295; farx(n+1)=3.409762e-001; foe(n+1)=1.591906e+000; krok(n+1)=7.773108e-001; ng(n+1)=6.283570e+001;
n=296; farx(n+1)=3.332320e-001; foe(n+1)=1.588799e+000; krok(n+1)=7.101669e-001; ng(n+1)=1.109066e+002;
n=297; farx(n+1)=3.366548e-001; foe(n+1)=1.584969e+000; krok(n+1)=8.127796e-001; ng(n+1)=8.378043e+001;
n=298; farx(n+1)=3.432515e-001; foe(n+1)=1.581140e+000; krok(n+1)=2.656312e-001; ng(n+1)=2.008846e+002;
n=299; farx(n+1)=3.458755e-001; foe(n+1)=1.577861e+000; krok(n+1)=4.681360e-001; ng(n+1)=1.651645e+002;
n=300; farx(n+1)=3.490574e-001; foe(n+1)=1.575592e+000; krok(n+1)=3.505976e-001; ng(n+1)=1.781121e+002;

figure; semilogy(farx,'b'); hold on; semilogy(foe,'r'); xlabel('Iteracje'); ylabel('Earx, Eoe'); legend('Earx','Eoe'); title('Uczenie predyktora OE');
figure; subplot(2,1,1); semilogy(krok); xlabel('Iteracje'); ylabel('Krok');
subplot(2,1,2); semilogy(ng); xlabel('Iteracje'); ylabel('Norma gradientu');
Earx=farx(n+1)
Eoe=foe(n+1)
